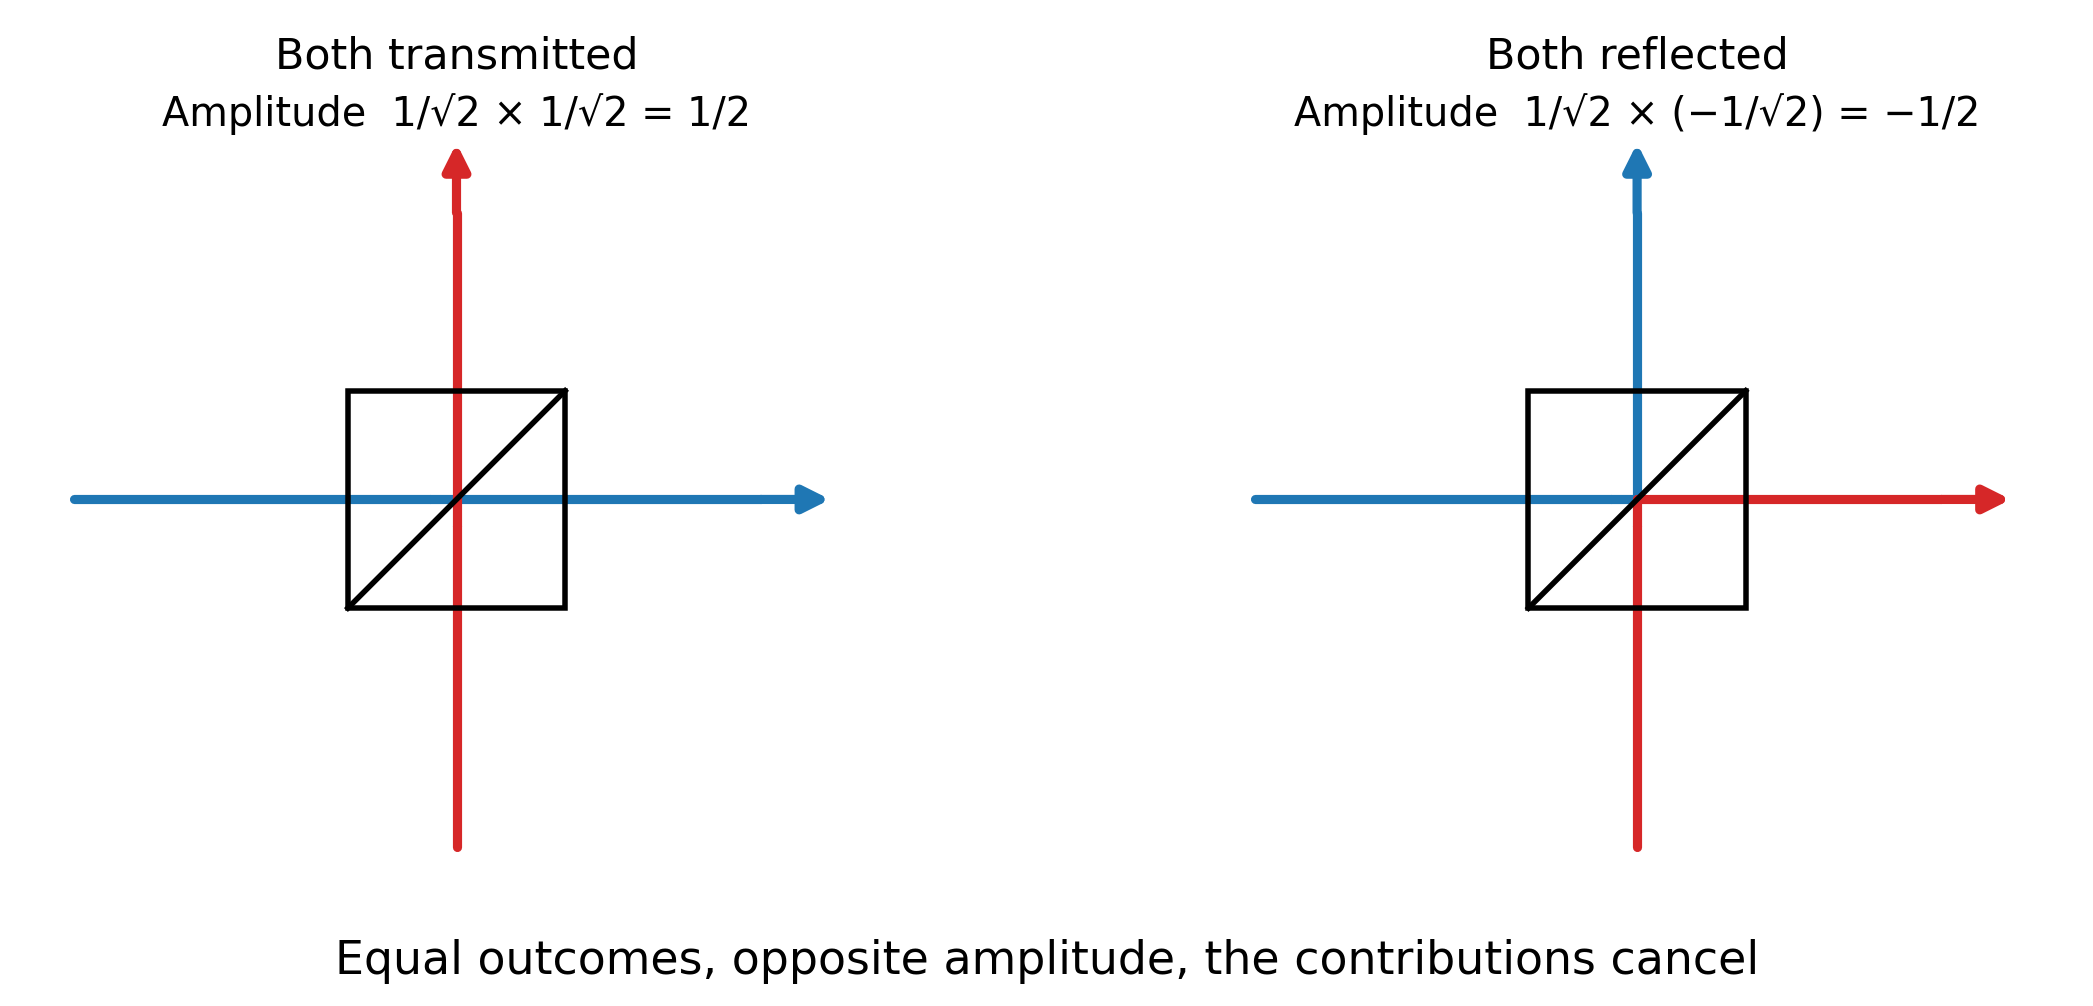

Write Python code to recreate this figure.
import matplotlib.pyplot as plt
from matplotlib.patches import Rectangle, FancyArrowPatch
from pathlib import Path

OUT_PNG = Path("HOM_figure2_two_histories_v2.png")

BLUE = "#1f77b4"
RED = "#d62728"
BS_EDGE = "black"
LW_BEAM = 3.0
LW_BS = 1.8
FS = 13

def draw_beamsplitter(ax, x0=0, y0=0, size=1.25):
    ax.add_patch(
        Rectangle(
            (x0 - size/2, y0 - size/2),
            size, size,
            fill=False,
            edgecolor=BS_EDGE,
            linewidth=LW_BS,
            zorder=3
        )
    )
    # Same / orientation as Figure 1
    ax.plot(
        [x0 - size/2, x0 + size/2],
        [y0 - size/2, y0 + size/2],
        color=BS_EDGE,
        linewidth=LW_BS,
        zorder=4
    )

def line(ax, x1, y1, x2, y2, color, lw=LW_BEAM):
    ax.plot(
        [x1, x2], [y1, y2],
        color=color,
        lw=lw,
        solid_capstyle="round",
        zorder=2
    )

def arrow(ax, x1, y1, x2, y2, color):
    ax.add_patch(
        FancyArrowPatch(
            (x1, y1), (x2, y2),
            arrowstyle="-|>",
            mutation_scale=17,
            linewidth=LW_BEAM,
            color=color,
            shrinkA=0,
            shrinkB=0,
            zorder=2
        )
    )

def draw_inputs(ax):
    # Blue photon from left
    line(ax, -2.2, 0, -0.15, 0, BLUE)

    # Red photon from below
    line(ax, 0, -2.0, 0, -0.15, RED)

def history_transmitted(ax):
    draw_inputs(ax)

    # Both transmitted
    line(ax, -0.15, 0, 1.75, 0, BLUE)
    arrow(ax, 1.75, 0, 2.15, 0, BLUE)

    line(ax, 0, -0.15, 0, 1.65, RED)
    arrow(ax, 0, 1.65, 0, 2.05, RED)

    draw_beamsplitter(ax)

    ax.text(
        0, 2.43,
        "Both transmitted",
        ha="center", va="bottom",
        fontsize=FS+1
    )
    ax.text(
        0, 2.10,
        "Amplitude  1/√2 × 1/√2 = 1/2",
        ha="center", va="bottom",
        fontsize=FS
    )

def history_reflected(ax):
    draw_inputs(ax)

    # Both reflected
    line(ax, -0.15, 0, 0, 0, BLUE)
    line(ax, 0, 0, 0, 1.65, BLUE)
    arrow(ax, 0, 1.65, 0, 2.05, BLUE)

    line(ax, 0, -0.15, 0, 0, RED)
    line(ax, 0, 0, 1.75, 0, RED)
    arrow(ax, 1.75, 0, 2.15, 0, RED)

    draw_beamsplitter(ax)

    ax.text(
        0, 2.43,
        "Both reflected",
        ha="center", va="bottom",
        fontsize=FS+1
    )
    ax.text(
        0, 2.10,
        "Amplitude  1/√2 × (−1/√2) = −1/2",
        ha="center", va="bottom",
        fontsize=FS
    )

def style_ax(ax):
    ax.set_xlim(-2.5, 2.5)
    ax.set_ylim(-2.25, 2.75)
    ax.set_aspect("equal")
    ax.axis("off")

fig, axes = plt.subplots(1, 2, figsize=(10.5, 5.0))

history_transmitted(axes[0])
history_reflected(axes[1])

for ax in axes:
    style_ax(ax)

fig.text(
    0.5, 0.045,
    "Equal outcomes, opposite amplitude, the contributions cancel",
    ha="center",
    va="bottom",
    fontsize=15
)

plt.subplots_adjust(
    left=0.035,
    right=0.965,
    top=0.92,
    bottom=0.13,
    wspace=0.22
)

fig.savefig(
    OUT_PNG,
    dpi=220,
    bbox_inches="tight",
    facecolor="white"
)
plt.show()
